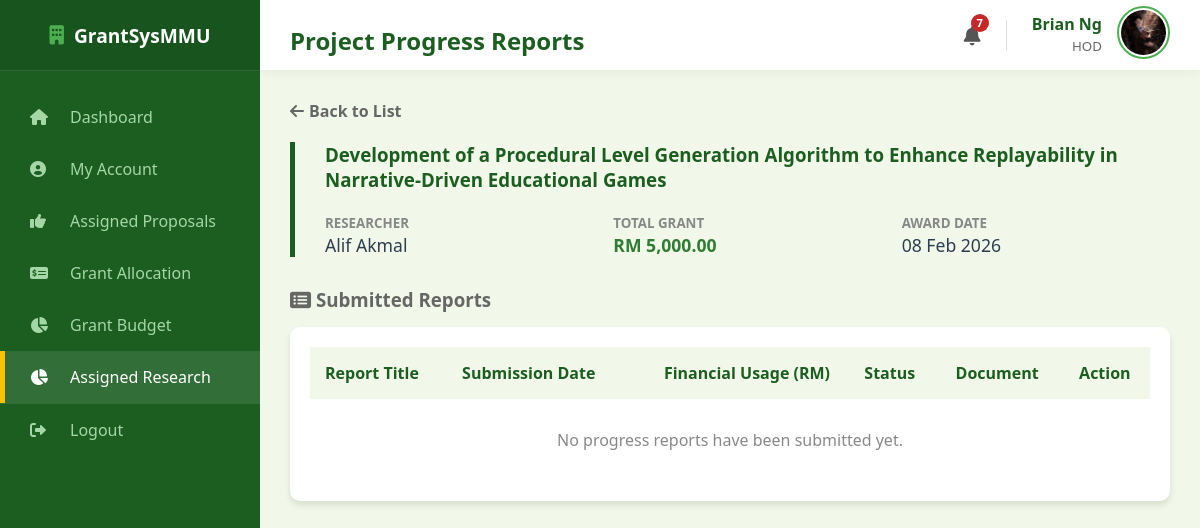
The app's page /hod/assigned_research/progress/11 (signed in), older data.
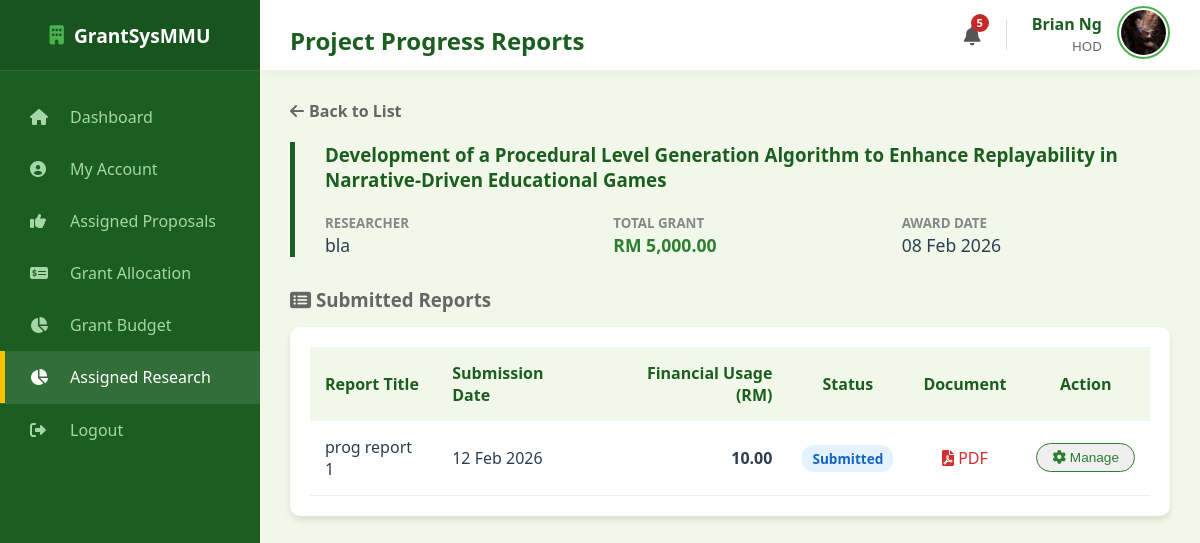
The same page, newer data.
### models.py (models this page shows, shortened)
class User(db.Model):
    __tablename__ = "user"
    mmu_id = db.Column(db.String(15), primary_key=True)
    name = db.Column(db.String(150), nullable=False)
    email = db.Column(db.String(100), unique=True, nullable=False)
    password = db.Column(db.String(100), nullable=False)
    faculty = db.Column(db.String(100), nullable=False)
    user_role = db.Column(db.String(25), nullable=False)
    profile_image = db.Column(db.String(20), nullable=False, default="default.jpg")
    phone_number = db.Column(db.String(20), nullable=True)
    admin_profile = db.relationship(
        "Admin", backref="user_info", uselist=False, cascade="all, delete-orphan"
    )
    researcher_profile = db.relationship(
        "Researcher", backref="user_info", uselist=False, cascade="all, delete-orphan"
    )
    reviewer_profile = db.relationship(
        "Reviewer", backref="user_info", uselist=False, cascade="all, delete-orphan"
    )
    hod_profile = db.relationship(
        "HOD", backref="user_info", uselist=False, cascade="all, delete-orphan"
    )

class ProgressReport(db.Model):
    __tablename__ = "progress_report"
    report_id = db.Column(db.Integer, primary_key=True)
    proposal_id = db.Column(
        db.Integer, db.ForeignKey("proposal.proposal_id"), nullable=False
    )
    title = db.Column(db.String(200), nullable=False)
    content = db.Column(db.Text, nullable=False)
    financial_usage = db.Column(db.Float, nullable=False)
    document_file = db.Column(db.String(100), nullable=True)
    status = db.Column(db.String(50), default="Submitted")
    submission_date = db.Column(db.DateTime, default=malaysia_now)
    hod_feedback = db.Column(db.Text, nullable=True)
    proposal = db.relationship("Proposal", backref="reports")

### routes/hod_routes.py (the view)
@hod_bp.route("/hod/assigned_research/progress/<int:proposal_id>")
def hod_view_progress_reports(proposal_id):
    if session.get("role") != "HOD":
        return redirect(url_for("hod.hod_login"))
    proposal = Proposal.query.get_or_404(proposal_id)
    user = User.query.get(session["user_id"])
    current_hod = HOD.query.filter_by(mmu_id=user.mmu_id).first()
    if not current_hod or proposal.assigned_hod_id != current_hod.hod_id:
        flash("Error: Access Denied.", "error")
        return redirect(url_for("hod.hod_assigned_research"))
    reports = (
        ProgressReport.query.filter_by(proposal_id=proposal_id)
        .order_by(ProgressReport.submission_date.desc())
        .all()
    )
    return render_template(
        "hod_view_progress_reports.html", proposal=proposal, reports=reports, user=user
    )

### main.py (called while the page is built)
@app.context_processor
def inject_notifications():
    if "user_id" in session:
        unread = Notification.query.filter_by(recipient_id=session["user_id"], is_read=False).count()
        return dict(unread_notifications=unread)
    return dict(unread_notifications=0)

### templates/hod_view_progress_reports.html (shortened to what the changed rows need)
<!DOCTYPE html>
<html lang="en">
<head>
    <link rel="stylesheet" type="text/css" href="{{ url_for('static', filename='style.css') }}">
    <link rel="stylesheet" href="https://cdnjs.cloudflare.com/ajax/libs/font-awesome/6.0.0/css/all.min.css">
</head>
<body>
    <div class="dashboard-container">
        <div class="main-content">
            <div class="top-bar">
                <h2>Project Progress Reports</h2>
                <div style="display: flex; align-items: center; gap: 25px;">
                    <a href="{{ url_for('auth.view_notifications') }}"
                        style="position: relative; color: #555; font-size: 1.2rem; text-decoration: none;">
                        <i class="fas fa-bell"></i>
                        {% if unread_notifications > 0 %}
                        <span
                            style="position: absolute; top: -8px; right: -8px; background: #c62828; color: white; border-radius: 50%; width: 18px; height: 18px; font-size: 0.7rem; display: flex; align-items: center; justify-content: center; font-weight: bold;">
                            {{ unread_notifications }}
                        </span>
                        {% endif %}
                    </a>
                </div>
            </div>
            <div class="content-wrapper">
                <div class="section-card" style="margin-bottom: 30px; border-left: 5px solid #1b5e20;">
                    <div style="display: grid; grid-template-columns: 1fr 1fr 1fr; gap: 20px; margin-top: 15px; margin-left: 30px;">
                        <div>
                            <small style="color: #888; font-weight: bold;">RESEARCHER</small>
                            <div style="font-size: 1.1rem;">{{ proposal.researcher.user_info.name }}</div>
                        </div>
                    </div>
                </div>
                <div class="table-card">
                    <table style="width: 100%; border-collapse: collapse;">
                        <thead>
                            <tr style="background: #f1f8e9; color: #1b5e20;">
                                <th style="padding: 15px; text-align: left;">Report Title</th>
                                <th style="padding: 15px; text-align: left;">Submission Date</th>
                                <th style="padding: 15px; text-align: right;">Financial Usage (RM)</th>
                                <th style="padding: 15px; text-align: center;">Status</th>
                                <th style="padding: 15px; text-align: center;">Document</th>
                                <th style="padding: 15px; text-align: center;">Action</th>
                            </tr>
                        </thead>
                        <tbody>
                            {% for report in reports %}
                            <tr style="border-bottom: 1px solid #eee;">
                                <td style="padding: 15px; font-weight: 500;">{{ report.title }}</td>
                                <td style="padding: 15px;">{{ report.submission_date.strftime('%d %b %Y') }}</td>
                                <td style="padding: 15px; text-align: right; font-weight: bold;">{{ "{:,.2f}".format(report.financial_usage) }}</td>
                                <td style="padding: 15px; text-align: center;">
                                    <span style="padding: 4px 10px; border-radius: 12px; font-size: 0.85rem; background: {% if report.status == 'Validated' %}#c8e6c9{% elif report.status == 'Requires Revision' %}#ffcdd2{% else %}#e3f2fd{% endif %}; color: {% if report.status == 'Validated' %}#2e7d32{% elif report.status == 'Requires Revision' %}#c62828{% else %}#1565c0{% endif %}; font-weight: bold;">
                                        {{ report.status }}
                                    </span>
                                </td>
                                <td style="padding: 15px; text-align: center;">
                                    {% if report.document_file %}
                                    <a href="{{ url_for('static', filename='proposal_docs/' + report.document_file) }}" target="_blank" style="color: #d32f2f; text-decoration: none;">
                                        <i class="fas fa-file-pdf"></i> PDF
                                    </a>
                                    {% else %}
                                    <span style="color: #ccc;">--</span>
                                    {% endif %}
                                </td>
                                <td style="padding: 15px; text-align: center;">
                                    <button class="btn-sm" onclick="openReviewModal('{{ report.report_id }}', '{{ report.title }}')" style="cursor: pointer;">
                                        <i class="fas fa-cog"></i> Manage
                                    </button>
                                </td>
                            </tr>
                            {% else %}
                            <tr>
                                <td colspan="6" style="padding: 30px; text-align: center; color: #888;">No progress reports have been submitted yet.</td>
                            </tr>
                            {% endfor %}
                        </tbody>
                    </table>
                </div>
            </div>
        </div>
    </div>
</body>
</html>

Row changes from the older to the newer data that the page shows:
changed User: researcher.user_info.name "Alif Akmal" → "bla"
added ProgressReport: title "prog report 1", submission_date "12 Feb 2026", financial_usage "10.00", status "Submitted"
Text that changed along with them:
{{ unread_notifications }}: "7" → "5"
text no longer shown: "No progress reports have been submitted yet."
